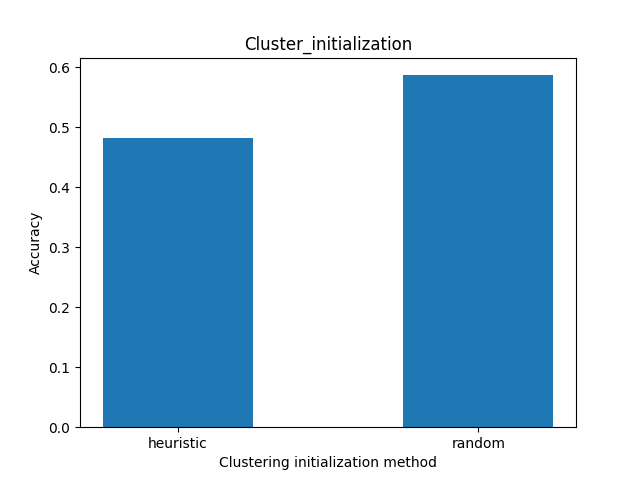

Reproduce this figure in Python.
import matplotlib.pyplot as plt

# Data
categories = ['heuristic', 'random']
values = [0.483, 0.587]

# Create the bar plot
plt.bar(categories, values, width=0.5)

# Add labels and title
plt.xlabel('Clustering initialization method')
plt.ylabel('Accuracy')
plt.title('Cluster_initialization')

plt.savefig('ckuster_init.png')
# Show the plot
plt.show()
